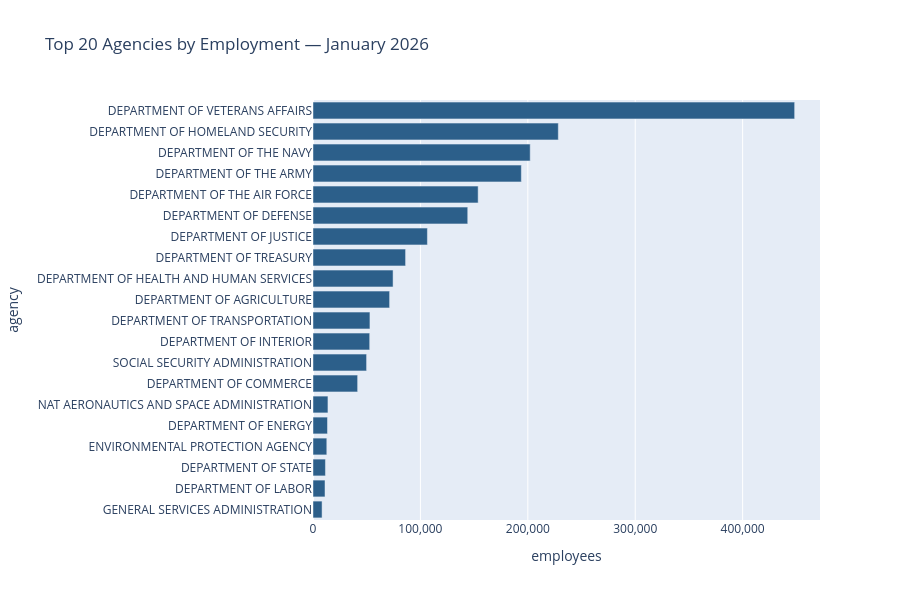

Source (notebook cell):
### Code cell
# Employment snapshot: top 20 agencies in the most recent month
latest_month = emp_months[-1]
latest_label = pd.to_datetime(latest_month, format='%Y%m').strftime('%B %Y')

top_emp = db.execute(f"""
    SELECT agency, SUM(CAST(count AS INTEGER)) as employees
    FROM employment WHERE snapshot_yyyymm = '{latest_month}'
    GROUP BY agency ORDER BY employees DESC LIMIT 20
""").df()

fig = px.bar(
    top_emp, x='employees', y='agency', orientation='h',
    title=f'Top 20 Agencies by Employment — {latest_label}',
)
fig.update_traces(marker_color='#2c5f8a')
fig.update_layout(height=600, yaxis={'categoryorder': 'total ascending'},
                  xaxis=dict(tickformat=','), showlegend=False)
fig.show()
download_csv(top_emp, f'employment_{latest_month}.csv')

### Figure 1 — Plotly figure (JSON) as saved in the notebook; plotly's stock layout.template omitted (floating-point values rounded to 4 significant figures)
{"data": [{"hovertemplate": "employees=%{x}<br>agency=%{y}<extra></extra>", "legendgroup": "", "marker": {"color": "#2c5f8a", "pattern": {"shape": ""}}, "name": "", "orientation": "h", "showlegend": false, "textposition": "auto", "type": "bar", "x": [448400.0, 228400.0, 202200.0, 194000.0, 153800.0, 144100.0, 106500.0, 86190.0, 74550.0, 71320.0, 53010.0, 52780.0, 49880.0, 41560.0, 13910.0, 13490.0, 12850.0, 11590.0, 11190.0, 8447.0], "xaxis": "x", "y": ["DEPARTMENT OF VETERANS AFFAIRS", "DEPARTMENT OF HOMELAND SECURITY", "DEPARTMENT OF THE NAVY", "DEPARTMENT OF THE ARMY", "DEPARTMENT OF THE AIR FORCE", "DEPARTMENT OF DEFENSE", "DEPARTMENT OF JUSTICE", "DEPARTMENT OF TREASURY", "DEPARTMENT OF HEALTH AND HUMAN SERVICES", "DEPARTMENT OF AGRICULTURE", "DEPARTMENT OF TRANSPORTATION", "DEPARTMENT OF INTERIOR", "SOCIAL SECURITY ADMINISTRATION", "DEPARTMENT OF COMMERCE", "NAT AERONAUTICS AND SPACE ADMINISTRATION", "DEPARTMENT OF ENERGY", "ENVIRONMENTAL PROTECTION AGENCY", "DEPARTMENT OF STATE", "DEPARTMENT OF LABOR", "GENERAL SERVICES ADMINISTRATION"], "yaxis": "y"}], "layout": {"barmode": "relative", "height": 600, "legend": {"tracegroupgap": 0}, "showlegend": false, "title": {"text": "Top 20 Agencies by Employment — January 2026"}, "xaxis": {"anchor": "y", "domain": [0.0, 1.0], "tickformat": ",", "title": {"text": "employees"}}, "yaxis": {"anchor": "x", "categoryorder": "total ascending", "domain": [0.0, 1.0], "title": {"text": "agency"}}}}
